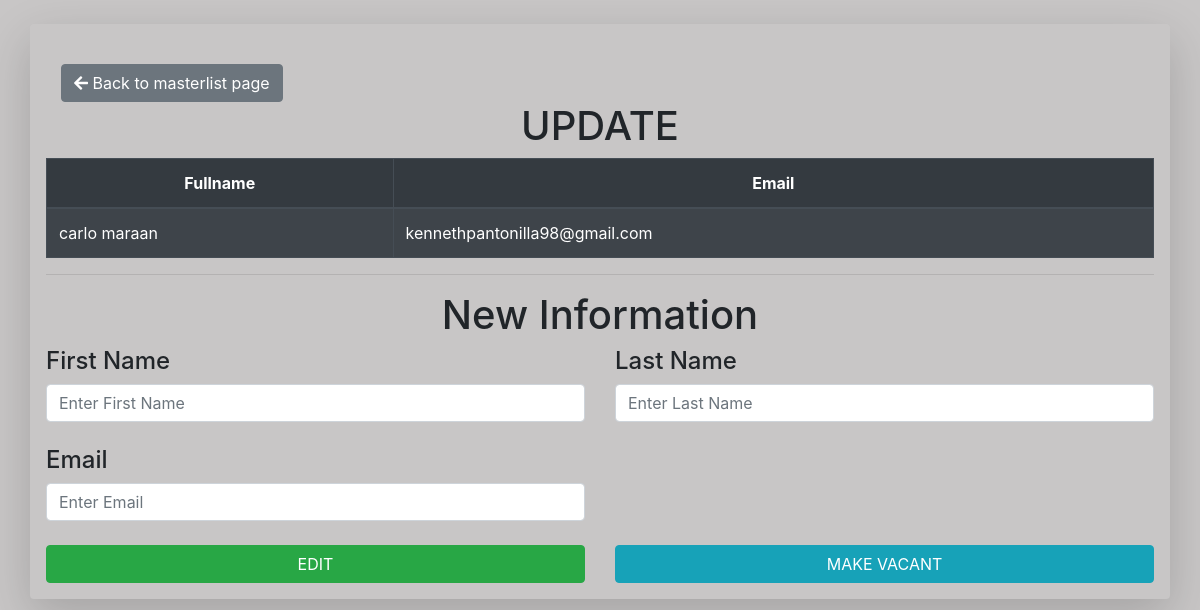
Screenshot of /Update.php?id=14 with the database file from the repository.
### tables this page shows
CREATE TABLE `records` (
  `ID` int(11) NOT NULL AUTO_INCREMENT,
  `Firstname` varchar(100) NOT NULL,
  `Lastname` varchar(100) NOT NULL,
  `Block` int(10) NOT NULL,
  `Lot` int(10) NOT NULL,
  `email` varchar(100) NOT NULL,
  `LatestPayment` varchar(100) DEFAULT NULL,
  `Year` year(4) DEFAULT NULL,
  `Amount` int(100) DEFAULT NULL,
  `link` varchar(1000) DEFAULT NULL,
  `Status` int(11) DEFAULT 1,
  PRIMARY KEY (`ID`)
);

### Update.php (the view, shortened to what this page needs)
<?php
	$id=$_GET['id'];
?>
<!DOCTYPE html>
<html>
<head>
	<link rel="stylesheet" href="https://cdnjs.cloudflare.com/ajax/libs/twitter-bootstrap/4.5.2/css/bootstrap.css">
	<link rel="stylesheet" href="https://cdn.datatables.net/1.11.5/css/dataTables.bootstrap4.min.css">
	<link rel="stylesheet" href="https://cdn.datatables.net/responsive/2.2.9/css/responsive.bootstrap4.min.css">
    <link rel="stylesheet" href="https://cdnjs.cloudflare.com/ajax/libs/font-awesome/5.15.3/css/all.min.css">
</head>
<br>
<body style="background-color: #C8C6C6">
	<div class="container shadow-lg p-3 mb-5 bg-body rounded">&nbsp
            <div class="container mt-6">
            <a href="dashboard.php" class="btn btn-secondary">
                <i class="fa fa-arrow-left"></i> Back to masterlist page
            </a>
            </div>
        <center><H1>UPDATE</H1></center>
        <table id="example" class="table table-dark table-striped table-bordered dt-responsive nowrap" style="width:100%">
            <thead class="thead-dark" style="text-align: center">
                <tr>
                    <th>Fullname</th>
                    <th>Email</th>
                </tr>
            </thead>
            <?php
                $servername = "localhost";
				$username = "root";
				$password = "";
				$dbname = "masterlist";
                $conn = new mysqli($servername, $username, $password, $dbname);
                $sql = "SELECT * FROM records WHERE ID = $id";
                $result = $conn->query($sql);
                if ($result->num_rows > 0)
                {
                    while($row = $result->fetch_assoc())
                    {
                        echo "<tr>";
                        echo "<td>" . $row["Firstname"] ." ". $row["Lastname"]. "</td>";
						echo "<td>" . $row["email"] ."</td>";
                        echo "</tr>";
                    }
                }
            ?>
        </table>
        <hr>
        <center><H1>New Information</H1></center>
        <div>
            <form name="Control" method="post" action="UpdateSub.php?id=<?php echo $id; ?>">
                 <div class="row">
                    <div class="col">
                        <h4>First Name</h4>
                        <input type="text" name="firstName" placeholder="Enter First Name" class="form-control">
                        <br>
                        <h4>Email</h4>
                        <input type="email" name="email" placeholder="Enter Email" required="" class="form-control">
                    </div>
                    <div class="col">
                        <h4>Last Name</h4>
                        <input type="text" name="lastName" placeholder="Enter Last Name" class="form-control">
                        <br>
                    </div>
                </div>
                <div class="row justify-content-center">
                    <div class="col-lg-6 text-center">
                        <input type="submit" name="EDIT" class="btn  btn-block btn-success mt-4" value="EDIT">
                    </div>
                <div class="col-lg-6 text-center">
                        <?php echo "<a href='delete.php?id=".$id."' class='btn btn-info btn-block mt-4'>MAKE VACANT</a>"; ?>
                </div>
                </div>
            </form>
	   </div>
</body>
</html>

### rows the page displays
records: Firstname "carlo", Lastname "maraan", email "kennethpantonilla98@gmail.com"
